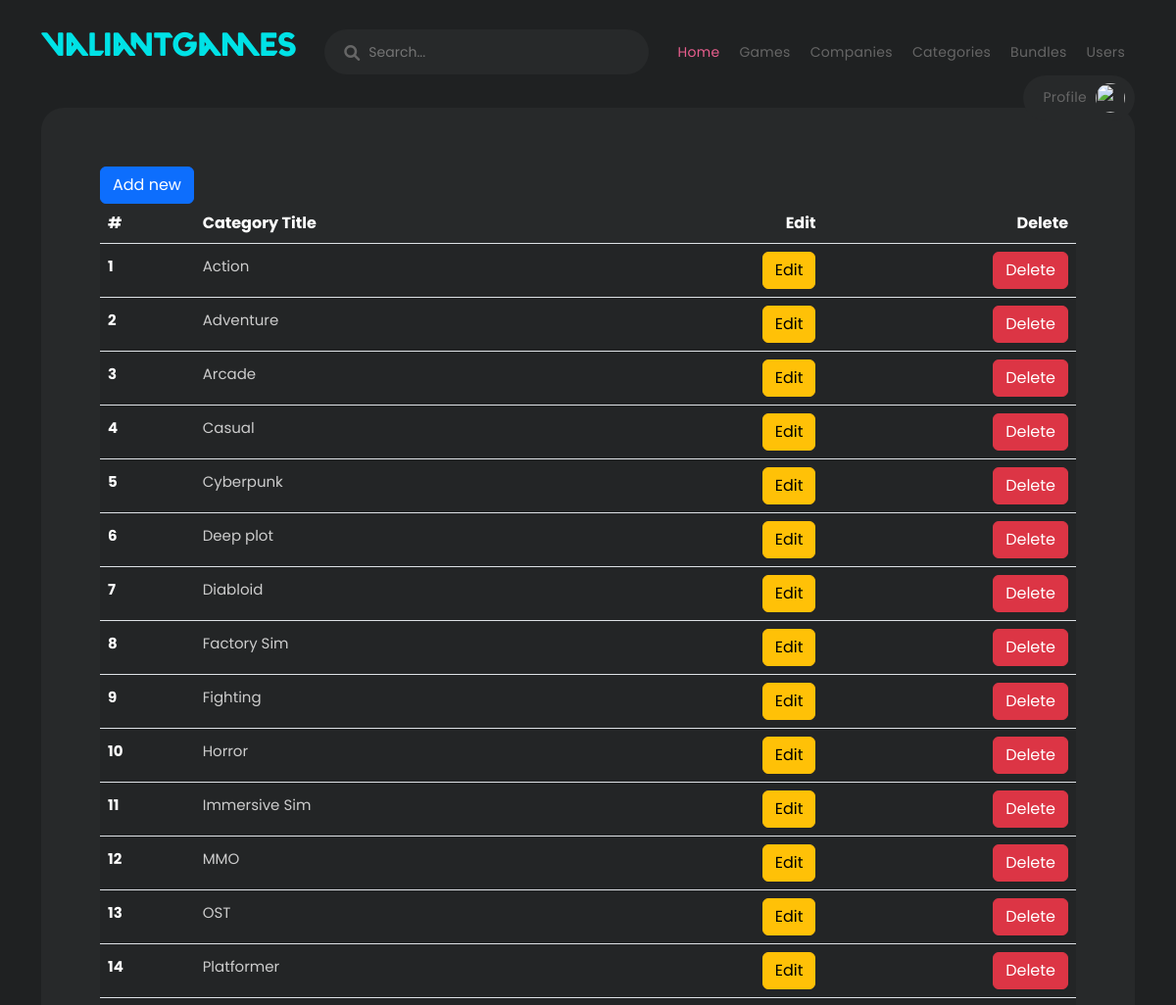
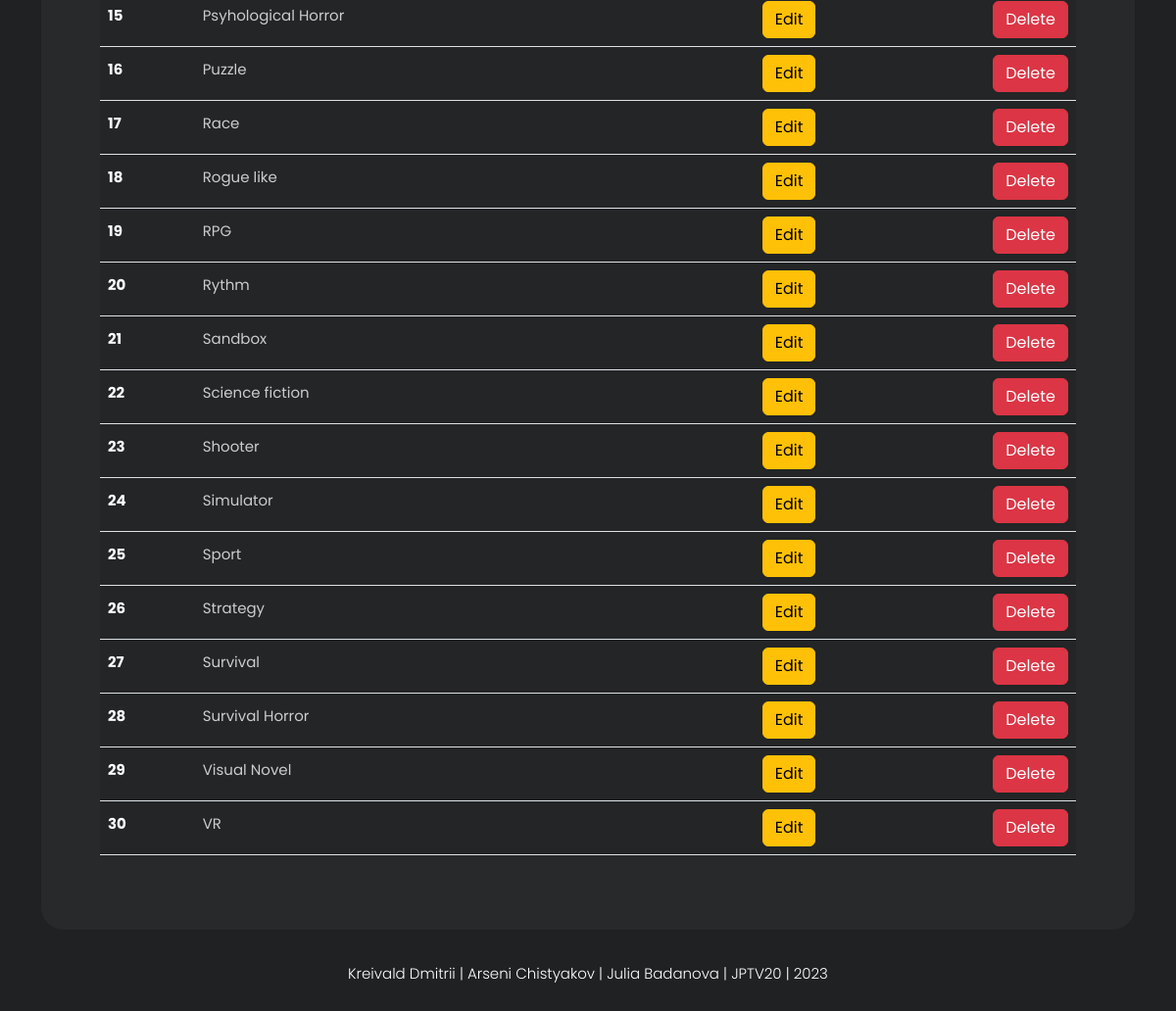
The page /showTableCategories (signed in) on the database its author committed (2 pictures, top to bottom).
### tables this page shows
CREATE TABLE `categories` (
  `categoryId` int(11) NOT NULL,
  `categoryTitle` varchar(255) NOT NULL,
  `created_at` timestamp NOT NULL DEFAULT current_timestamp(),
  `updated_at` timestamp NOT NULL DEFAULT current_timestamp() ON UPDATE current_timestamp()
);

### Controller/CategoryController.php (called while the page is built, shortened)
<?php
class CategoryController{
    public static function showTableCategories() {
        $categories = CategoryModel::findAllCategories();
        include_once('View/categoryTable.php');
        return;
    }
}
?>

### index.php (called while the page is built, shortened)
<?php
	include_once 'database.php';
	include_once 'Controller/CategoryController.php';
	include_once 'Model/CategoryModel.php';
	include_once 'Route/Route.php';
?>

### database.php (called while the page is built, shortened)
<?php
class database {
    private $conn;
    private $host;
    private $user;
    private $password;
    private $baseName;
    function __construct() {
		$this->host = 'localhost';
        $this->user = 'root';
        $this->password = '';
        $this->baseName = 'jptv20_valiantgames';
    }
    function connect() {
        try {
            $this->conn = new PDO('mysql:host='.$this->host.''.';dbname='.$this->baseName.'', $this->user,$this->password, array(PDO::MYSQL_ATTR_INIT_COMMAND => 'SET NAMES utf8'));
        } catch (Exception $e) {
            die('Connection failed : '.$e->getMessage());
        }
        return $this->conn;
    }
    function getAll($query) {
		try{
            $result = $this->conn->prepare($query);
			$result->execute();
			$result->setFetchMode(PDO::FETCH_ASSOC);
			$response = $result->fetchAll();
			return $response;
        } catch (Exception $ex) {
            echo "Error:".$ex->getMessage();
        }
    }
}
?>

### Model/CategoryModel.php (called while the page is built, shortened)
<?php
class CategoryModel{
    public static function findAllCategories() {
        $query = "SELECT * FROM `categories` ORDER BY `categoryTitle` ASC";
        $db = new database();
        $response = $db -> getAll($query);
        return $response;
    }
}
?>

### View/categoryTable.php (the view, shortened to what this page needs)
<a href="showAddCategory" class="btn btn-primary">Add new</a>
<table class="table table-hover header-text">
    <thead>
        <tr>
            <th scope="col">#</th>
            <th scope="col">Category Title</th>
            <th scope="col" class="text-end">Edit</th>
            <th scope="col" class="text-end">Delete</th>
        </tr>
    </thead>
    <tbody>
    <?php foreach ($categories as $k => $v) { ?>
        <tr class="table-active">
            <th scope="row"><p><?php echo ($k + 1); ?></p></th>
            <td><p><a href="showCategoryDetails?<?php echo $v['categoryId']; ?>"><?php echo $v['categoryTitle']; ?></a></p></th>
            <td class="text-end"><a href="showEditCategory?<?php echo $v['categoryId']; ?>" class="btn btn-warning">Edit</td>
            <td class="text-end"><a href="showDeleteCategory?<?php echo $v['categoryId']; ?>" class="btn btn-danger">Delete</td>
        </tr>
    <?php } ?>
    </tbody>
</table>
<?php
    include 'View/Templates/layout.php';
?>

### Public/cyborgTheme/css/templatemo-cyborg-gaming.css (style rules this page uses)
html, body, div, span, applet, object, iframe, h1, h2, h3, h4, h5, h6, p, blockquote, div pre, a, abbr, acronym, address, big, cite, code, del, dfn, em, font, img, ins, kbd, q, s, samp, small, strike, strong, sub, sup, tt, var, b, u, i, center, dl, dt, dd, ol, ul, li, figure, header, nav, section, article, aside, footer, figcaption { margin: 0; padding: 0; border: 0; outline: 0; }
* { box-sizing: border-box; }
html, body { font-family: 'Poppins', sans-serif; font-weight: 400; background-color: #1e1e1e; font-size: 16px; -ms-text-size-adjust: 100%; -webkit-font-smoothing: antialiased; -moz-osx-font-smoothing: grayscale; }
a { color: #CCC; text-decoration: none !important; }
p { font-size: 15px; line-height: 30px; color: #fff; }
html, body { background: #1f2122; font-family: 'Poppins', sans-serif; }
p { font-size: 15px; color: #666; line-height: 30px; margin-bottom: 0px; }
body { overflow-x: hidden; }

### Public/css/style.css (style rules this page uses)
body { min-height: 100vh !important; }
tr { color: white !important; }
tr p { color: white !important; }

### rows shown on the page
categories: categoryTitle "Action"
categories: categoryTitle "Adventure"
categories: categoryTitle "Arcade"
categories: categoryTitle "Casual"
categories: categoryTitle "Cyberpunk"
categories: categoryTitle "Deep plot"
categories: categoryTitle "Diabloid"
categories: categoryTitle "Factory Sim"
categories: categoryTitle "Fighting"
categories: categoryTitle "Horror"
categories: categoryTitle "Immersive Sim"
categories: categoryTitle "MMO"
categories: categoryTitle "OST"
categories: categoryTitle "Platformer"
categories: categoryTitle "Psyhological Horror"
categories: categoryTitle "Puzzle"
categories: categoryTitle "Race"
categories: categoryTitle "Rogue like"
categories: categoryTitle "RPG"
categories: categoryTitle "Rythm"
categories: categoryTitle "Sandbox"
categories: categoryTitle "Science fiction"
categories: categoryTitle "Shooter"
categories: categoryTitle "Simulator"
categories: categoryTitle "Sport"
categories: categoryTitle "Strategy"
categories: categoryTitle "Survival"
categories: categoryTitle "Survival Horror"
categories: categoryTitle "Visual Novel"
categories: categoryTitle "VR"
